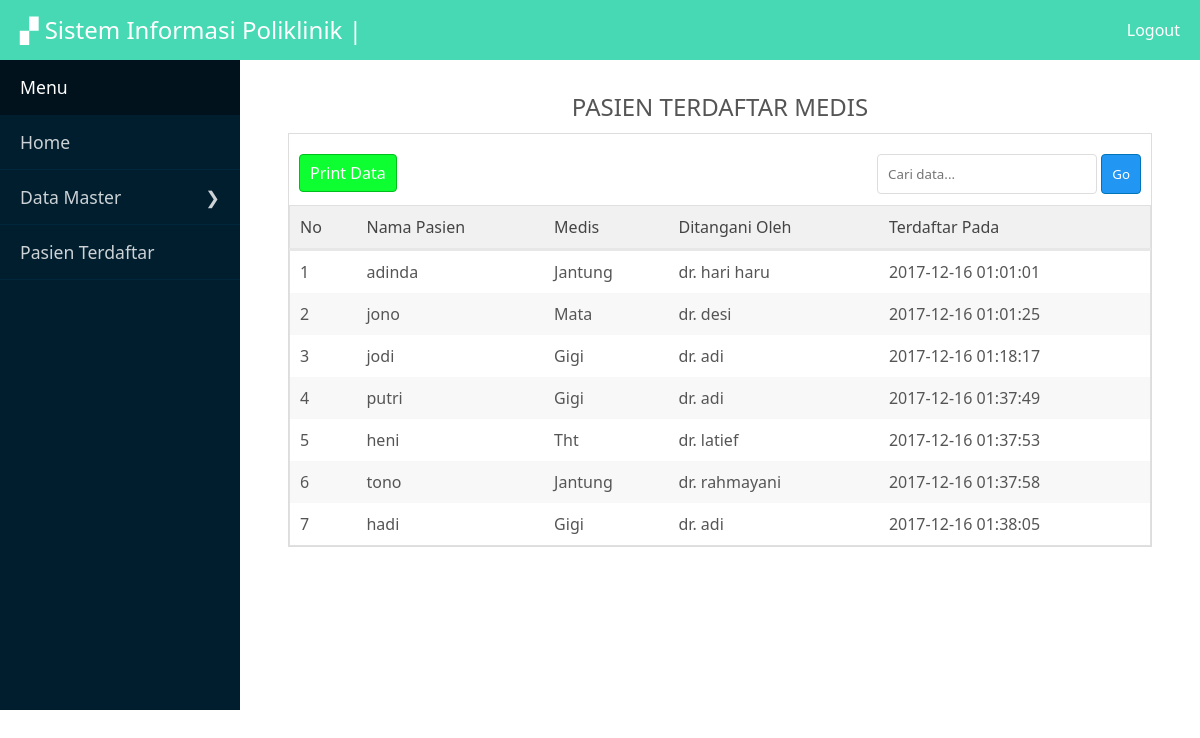
The app's page /panel/daftar.php with its own data.
### tables this page shows
CREATE TABLE IF NOT EXISTS `pendaftaran` (
  `id_pendaftaran` int(11) NOT NULL AUTO_INCREMENT,
  `tanggal_daftar` timestamp NOT NULL DEFAULT CURRENT_TIMESTAMP ON UPDATE CURRENT_TIMESTAMP,
  `dokter` varchar(20) NOT NULL,
  `pasien` varchar(20) NOT NULL,
  `med` varchar(20) NOT NULL,
  `ket` text NOT NULL,
  PRIMARY KEY (`id_pendaftaran`),
  KEY `id_dokter` (`dokter`),
  KEY `id_pasien` (`pasien`),
  KEY `id_med` (`med`)
);

### Control.php (called while the page is built, shortened)
<?php
$link = mysqli_connect('localhost','root','','poliklinik');
function data($query){
	global $link;
	$result = mysqli_query($link,$query);
	return $result;
}
?>

### panel/daftar.php (the view, shortened to what this page needs)
<?php
require_once 'view/view.php';
require_once '../Control.php';
head();
$query = "SELECT * FROM pendaftaran ORDER BY tanggal_daftar ASC ";
$read = data($query);
 ?>
<div class="bungkus">
	<?php side(); ?>
	<div class="main">
		<div class="isimain">
					<center style="padding: 10px;"><h2>PASIEN TERDAFTAR MEDIS</h2></center>
				<div class="datatampil">
					<div class="add">
						<a href="cetak.php" class="tmbl lime kiri">Print Data</a>
						<form action="daftar.php" method="get" class="kanan">
							<input type="text" name="cari" placeholder="Cari data...">
							<button class="biru">Go</button>
						</form>
					</div>
					<label for="" class="clear"></label>
					<table class="full">
						<thead>
							<tr>
								<td>No</td>
								<td>Nama Pasien</td>
								<td>Medis</td>
								<td>Ditangani Oleh</td>
								<td>Terdaftar Pada</td>
							</tr>
						</thead>
						<tbody>
<?php
$no = 0;
while($row = mysqli_fetch_assoc($read) ){
$no++;
?>
							<tr>
								<td><?= $no ?></td>
								<td><?= $row['pasien']; ?></td>
								<td><?= $row['med']; ?></td>
								<td>dr. <?= $row['dokter']; ?></td>
								<td><?= $row['tanggal_daftar']; ?></td>
							</tr>
<?php } ?>
						</tbody>
					</table>
				</div>
		</div>
	</div>
<?php footer(); ?>

### panel/view/view.php (shortened to what this page needs)
<?php function head(){ ?>
<!DOCTYPE html>
<html lang="en">
<head>
	<link rel="stylesheet" href="../style.css">
</head>
<body>
	<div class="head">
		<h2 class="kiri">&#9630; Sistem Informasi Poliklinik | </h2>
		<a href="logout.php" class="kanan"><span>Logout</span></a>
	</div>
<?php } ?>
<?php function side(){ ?>
	<div class="side">
		<span style="background: #01121C; border:none; color: #fff;">Menu</span>
		<a href="index.php"><span>Home</span></a>
		<span onclick="buka();">Data Master<b class="kanan">&#10095;</b> </span>
		<a href="daftar.php"><span>Pasien Terdaftar</span></a>
	</div>
<?php } ?>
<?php function footer(){ ?>
</body>
</html>
<?php } ?>

### style.css (style rules this page uses)
* { margin: 0; padding: 0; font-family: 'Century Gothic','Segoe UI',sans-serif; box-sizing: border-box; text-decoration: none; font-weight: normal; }
body { background: #fff; font-size: 16px; color: #555; }
nav, h1,h2,h3,h4,p,b { display: block; }
input,textarea,button,select { padding: 10px; border:1px solid #ddd; border-radius: 4px; background: #fff; }
input[type="submit"],input[type="reset"],button,select { cursor: pointer; }
label { padding: 3px 0px; display: block; margin:5px 0px; }
.full { width: 100%; }
.kanan { float: right; }
.kiri { float: left; }
.clear { clear: both; }
.tmbl { padding: 7px 10px; font-size: 1em; border-radius: 4px; }
.biru { background: #2196f3; color: #fff; border:1px solid #0074b9; }
.lime { background: #0dff32; color: #fff; border:1px solid #00bf1d; }
table { border-collapse: collapse; width: 100%; border:1px solid #e0e0e0; }
table td { padding: 10px; }
table thead { background: #f1f1f1; color: #444; border-bottom: 3px solid #e7e7e7; }
table tbody tr:nth-child(even) { background: #f8f8f8; }
.back,.add { padding: 20px 10px; }
.bungkus { width: 100%; height: auto; overflow: hidden; margin: 0 auto; background: #001E2E; }
.side { width: 20%; float: left; font-size: 1.1em; height: auto; color: #fff; }
.main { width: 80%; float: right; min-height: 650px; background: #fff; }
.head { height: 60px; line-height: 60px; background: #47D9B4; padding: 0px 20px; color: #fff; }
.head a { color: #fff; font-weight: bold; }
.isimain { width: 90%; margin: 20px auto; }
.side span,#myside a { display: block; height: 55px; line-height: 55px; color: rgba(255,255,255,0.8); cursor:pointer; padding: 0px 20px; border-bottom: 0.5px solid #00273C; }
.datatampil { width: 100%; margin:0 auto; background: #fff; border: 1px solid #ddd; }

### records on screen
pendaftaran: pasien "adinda", med "Jantung", dokter "hari haru", tanggal_daftar "2017-12-16 01:01:01"
pendaftaran: pasien "jono", med "Mata", dokter "desi", tanggal_daftar "2017-12-16 01:01:25"
pendaftaran: pasien "jodi", med "Gigi", dokter "adi", tanggal_daftar "2017-12-16 01:18:17"
pendaftaran: pasien "putri", med "Gigi", dokter "adi", tanggal_daftar "2017-12-16 01:37:49"
pendaftaran: pasien "heni", med "Tht", dokter "latief", tanggal_daftar "2017-12-16 01:37:53"
pendaftaran: pasien "tono", med "Jantung", dokter "rahmayani", tanggal_daftar "2017-12-16 01:37:58"
pendaftaran: pasien "hadi", med "Gigi", dokter "adi", tanggal_daftar "2017-12-16 01:38:05"
